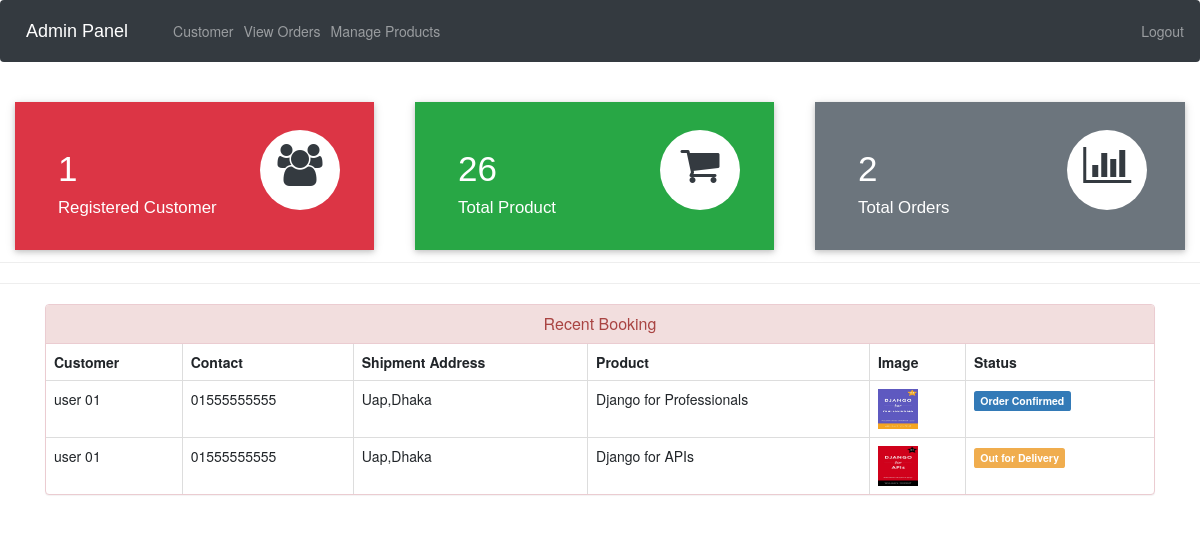
The app's page /admin-dashboard (signed in) with its own data.
### store/models.py (models this page shows, shortened)
class Customer(models.Model):
    user=models.OneToOneField(User,on_delete=models.CASCADE)
    profile_pic= models.ImageField(upload_to='profile_pic/CustomerProfilePic/',null=True,blank=True)
    address = models.CharField(max_length=40)
    mobile = models.CharField(max_length=20,null=False)
    @property
    def get_name(self):
        return self.user.first_name+" "+self.user.last_name

class Orders(models.Model):
    STATUS =(
        ('Pending','Pending'),
        ('Order Confirmed','Order Confirmed'),
        ('Out for Delivery','Out for Delivery'),
        ('Delivered','Delivered'),
    )
    customer=models.ForeignKey('Customer', on_delete=models.CASCADE,null=True)
    product=models.ForeignKey('Product',on_delete=models.CASCADE,null=True)
    email = models.CharField(max_length=50,null=True)
    address = models.CharField(max_length=500,null=True)
    mobile = models.CharField(max_length=20,null=True)
    order_date= models.DateField(auto_now_add=True,null=True)
    status=models.CharField(max_length=50,null=True,choices=STATUS)

class Product(models.Model):
    name=models.CharField(max_length=40)
    product_image= models.ImageField(upload_to='product_image/',null=True,blank=True)
    price = models.PositiveIntegerField()
    category=models.CharField(max_length=40)

### superuser/views.py (the view)
# urls.py: path('admin-dashboard', suv.admin_dashboard_view,name='admin-dashboard'),
@login_required(login_url='adminlogin')
def admin_dashboard_view(request):
    customercount=models.Customer.objects.all().count()
    productcount=models.Product.objects.all().count()
    ordercount=models.Orders.objects.all().count()
    orders=models.Orders.objects.all()
    ordered_products=[]
    ordered_bys=[]
    for order in orders:
        ordered_product=models.Product.objects.all().filter(id=order.product.id)
        ordered_by=models.Customer.objects.all().filter(id = order.customer.id)
        ordered_products.append(ordered_product)
        ordered_bys.append(ordered_by)
    mydict={
    'customercount':customercount,
    'productcount':productcount,
    'ordercount':ordercount,
    'data':zip(ordered_products,ordered_bys,orders),
    }
    return render(request,'store/admin_dashboard.html',context=mydict)

### templates/store/admin_dashboard.html
{% extends 'store/admin_base.html' %}
{% load static %}
{% block content %}
<br>
{%include 'store/admin_dashboard_cards.html'%}
<br><br><br><br><br>
<hr><hr>
<div class="container" >
    <div class="panel panel-danger" >
      <div class="panel-heading" style="text-align:center;">
        <h6 class="panel-title">Recent Booking</h6>
      </div>
      <table class="table table-hover table-bordered" id="dev-table">
        <thead>
          <tr>
            <th>Customer</th>
            <th>Contact</th>
            <th>Shipment Address</th>
            <th>Product</th>
            <th>Image</th>
            <th>Status</th>
          </tr>
        </thead>
        {% for product,customer,order in data %}
        <tr>
          {% for c in customer %}
          <td> {{c.get_name}}</td>
          <td>{{c.mobile}}</td>
          <td>{{order.address}}</td>
          {% endfor %}
          {% for p in product %}
          <td> {{p.name}}</td>
          <td> <img src="{% static p.product_image.url %}" alt="Profile Pic" height="40px" width="40px" /></td>
          {% if order.status == 'Pending'%}
          <td> <span class="label label-info">{{order.status}}</span></td>
          {% elif order.status == 'Delivered' %}
          <td> <span class="label label-success">{{order.status}}</span></td>
          {% elif order.status == 'Out for Delivery' %}
          <td> <span class="label label-warning">{{order.status}}</span></td>
          {%else%}
            <td> <span class="label label-primary">{{order.status}}</span></td>
          {%endif%}
          {% endfor %}
        </tr>
        {% endfor %}
      </table>
  </div>
</div>
{% endblock content %}

### records on screen
Orders: address "Uap,Dhaka", status "Order Confirmed"
Customer: get_name "user 01", mobile "01555555555"
Product: name "Django for Professionals", product_image (picture)
Orders: address "Uap,Dhaka", status "Out for Delivery"
Product: name "Django for APIs", product_image (picture)

### other values on screen
{{ customercount }} "1"
{{ productcount }} "26"
{{ ordercount }} "2"
